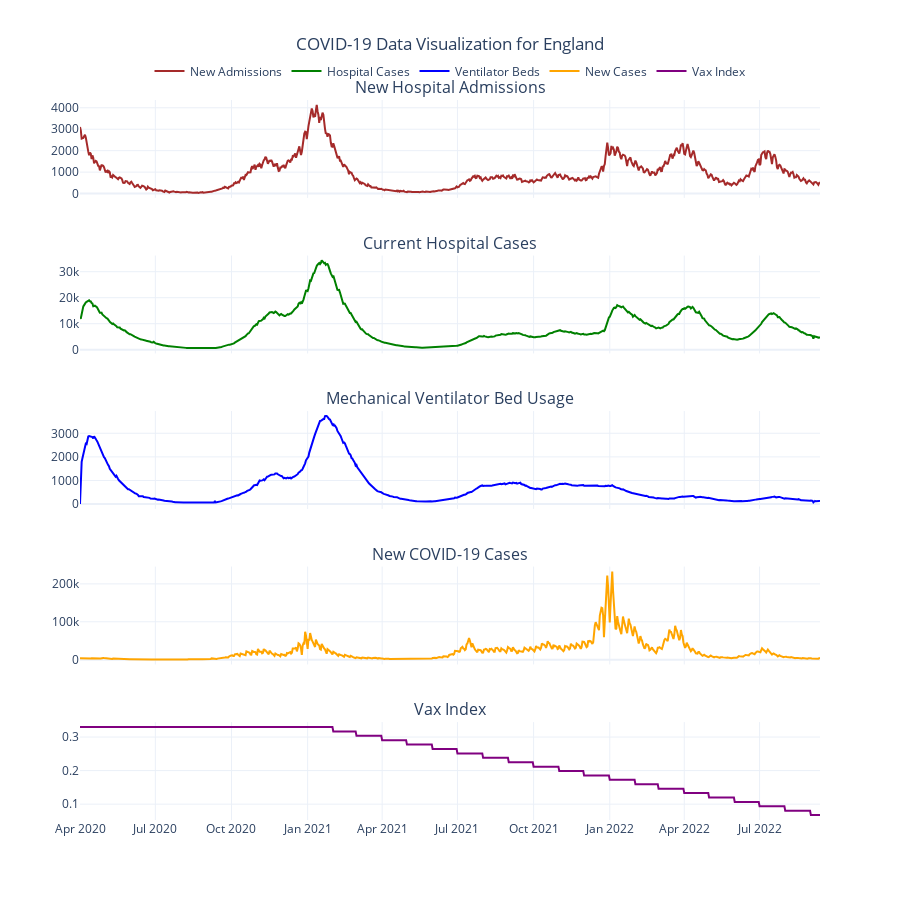

Notebook code for this chart:
### Code cell
# %%
# Visualize key time series data
# Create a subplot with 5 rows to visualize different aspects of the data
fig = sp.make_subplots(
    rows=5, cols=1, 
    shared_xaxes=True, 
    subplot_titles=(
        'New Hospital Admissions', 
        'Current Hospital Cases',
        'Mechanical Ventilator Bed Usage',
        'New COVID-19 Cases',
        'Vax Index'
    ),
    vertical_spacing=0.08,
    row_heights=[0.2, 0.2, 0.2, 0.2, 0.2]
)

# Plot for New Hospital Admissions
fig.add_trace(go.Scatter(
    x=data['date'], 
    y=data['newAdmissions'], 
    line=dict(color='brown', width=2), 
    name='New Admissions'
), row=1, col=1)

# Plot for Current Hospital Cases
fig.add_trace(go.Scatter(
    x=data['date'], 
    y=data['hospitalCases'], 
    line=dict(color='green', width=2), 
    name='Hospital Cases'
), row=2, col=1)

# Plot for Mechanical Ventilators
fig.add_trace(go.Scatter(
    x=data['date'], 
    y=data['covidOccupiedMVBeds'], 
    line=dict(color='blue', width=2), 
    name='Ventilator Beds'
), row=3, col=1)

# Plot for New Cases
fig.add_trace(go.Scatter(
    x=data['date'], 
    y=data['new_confirmed'], 
    line=dict(color='orange', width=2), 
    name='New Cases'
), row=4, col=1)

# Plot for Vax Index
fig.add_trace(go.Scatter(
    x=data['date'], 
    y=data['Vax_index'], 
    line=dict(color='purple', width=2), 
    name='Vax Index'
), row=5, col=1)

# Update the layout
fig.update_layout(
    height=900, 
    width=900, 
    title_text="COVID-19 Data Visualization for England",
    title={"x": 0.5, "xanchor": "center"},
    showlegend=True,
    legend=dict(
        orientation="h",
        yanchor="bottom",
        y=1.02,
        xanchor="center",
        x=0.5
    )
)
# save the plot using write_image
# fig.write_image("../reports/figures/covid_data_visualization.png", scale=2)

fig.show()

### Figure 1 — Plotly figure (JSON) as saved in the notebook; plotly's stock layout.template omitted (floating-point values rounded to 4 significant figures; data arrays with more than 128 entries replaced by an {"elided": "..."} marker saying what was removed)
{"data": [{"line": {"color": "brown", "width": 2}, "name": "New Admissions", "type": "scatter", "x": {"elided": "895 str values"}, "xaxis": "x", "y": {"elided": "895 int values"}, "yaxis": "y"}, {"line": {"color": "green", "width": 2}, "name": "Hospital Cases", "type": "scatter", "x": {"elided": "895 str values"}, "xaxis": "x2", "y": {"elided": "895 int values"}, "yaxis": "y2"}, {"line": {"color": "blue", "width": 2}, "name": "Ventilator Beds", "type": "scatter", "x": {"elided": "895 str values"}, "xaxis": "x3", "y": {"elided": "895 int values"}, "yaxis": "y3"}, {"line": {"color": "orange", "width": 2}, "name": "New Cases", "type": "scatter", "x": {"elided": "895 str values"}, "xaxis": "x4", "y": {"elided": "895 int values"}, "yaxis": "y4"}, {"line": {"color": "purple", "width": 2}, "name": "Vax Index", "type": "scatter", "x": {"elided": "895 str values"}, "xaxis": "x5", "y": {"elided": "895 float values"}, "yaxis": "y5"}], "layout": {"annotations": [{"font": {"size": 16}, "showarrow": false, "text": "New Hospital Admissions", "x": 0.5, "xanchor": "center", "xref": "paper", "y": 1.0, "yanchor": "bottom", "yref": "paper"}, {"font": {"size": 16}, "showarrow": false, "text": "Current Hospital Cases", "x": 0.5, "xanchor": "center", "xref": "paper", "y": 0.784, "yanchor": "bottom", "yref": "paper"}, {"font": {"size": 16}, "showarrow": false, "text": "Mechanical Ventilator Bed Usage", "x": 0.5, "xanchor": "center", "xref": "paper", "y": 0.568, "yanchor": "bottom", "yref": "paper"}, {"font": {"size": 16}, "showarrow": false, "text": "New COVID-19 Cases", "x": 0.5, "xanchor": "center", "xref": "paper", "y": 0.352, "yanchor": "bottom", "yref": "paper"}, {"font": {"size": 16}, "showarrow": false, "text": "Vax Index", "x": 0.5, "xanchor": "center", "xref": "paper", "y": 0.136, "yanchor": "bottom", "yref": "paper"}], "height": 900, "legend": {"orientation": "h", "x": 0.5, "xanchor": "center", "y": 1.02, "yanchor": "bottom"}, "showlegend": true, "title": {"text": "COVID-19 Data Visualization for England", "x": 0.5, "xanchor": "center"}, "width": 900, "xaxis": {"anchor": "y", "domain": [0, 1], "matches": "x5", "showticklabels": false}, "xaxis2": {"anchor": "y2", "domain": [0, 1], "matches": "x5", "showticklabels": false}, "xaxis3": {"anchor": "y3", "domain": [0, 1], "matches": "x5", "showticklabels": false}, "xaxis4": {"anchor": "y4", "domain": [0, 1], "matches": "x5", "showticklabels": false}, "xaxis5": {"anchor": "y5", "domain": [0, 1]}, "yaxis": {"anchor": "x", "domain": [0.864, 1.0]}, "yaxis2": {"anchor": "x2", "domain": [0.648, 0.784]}, "yaxis3": {"anchor": "x3", "domain": [0.432, 0.568]}, "yaxis4": {"anchor": "x4", "domain": [0.216, 0.352]}, "yaxis5": {"anchor": "x5", "domain": [0, 0.136]}}}
